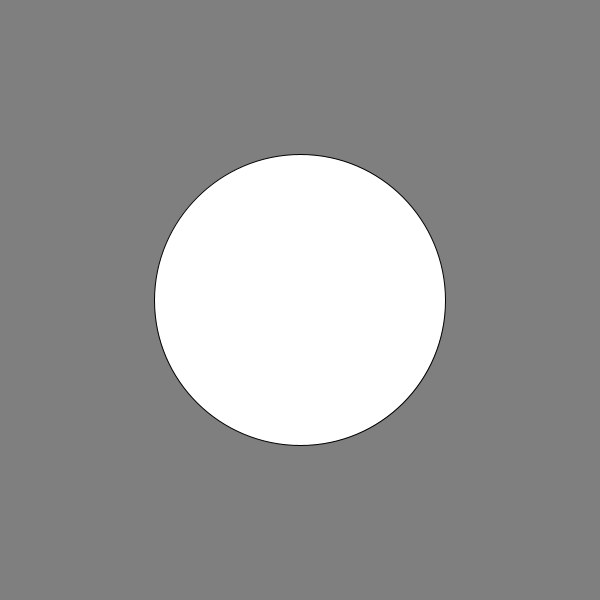
Frame 1 (no input)
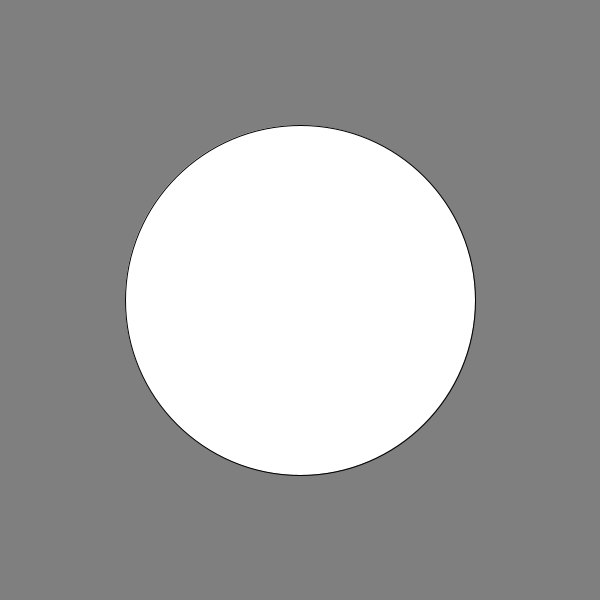
Frame 60 (the mouse pressed at the canvas centre just before this capture)
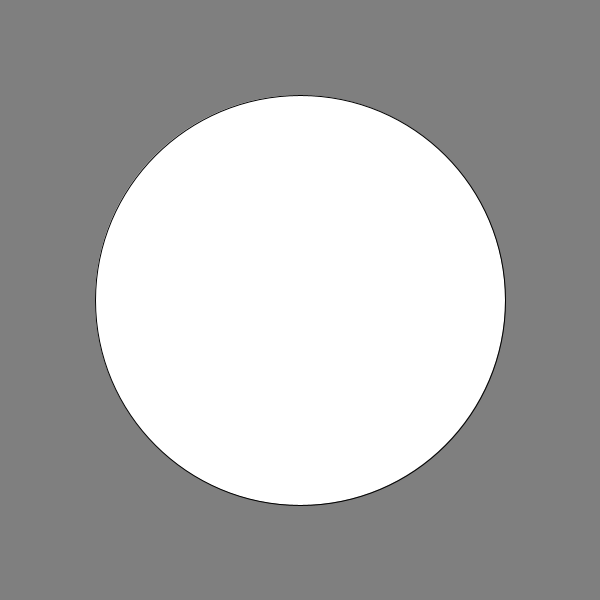
Frame 120 (the mouse held since frame 60 and released just before this capture)

The Processing sketch that drew these frames (run headless with seeded random() and noise(); from frame 60 on, the mouse is pressed at the canvas centre):

// Processing sketch: sketch_2_if
// ── sketch_2_if.pde
int radius = 290;
int edgeSize = 600;
boolean expanding = true;

void setup(){
  size(600, 600);
}

void draw(){
  background(127);
  
  if ( expanding ) {
    radius += 1;
  } else {
    radius += -1;
  }
  if ( edgeSize < radius ) {
    expanding = false;
  }
  if( radius < 0 ){
    expanding = true;
  }
  circle(300, 300, radius);
}
